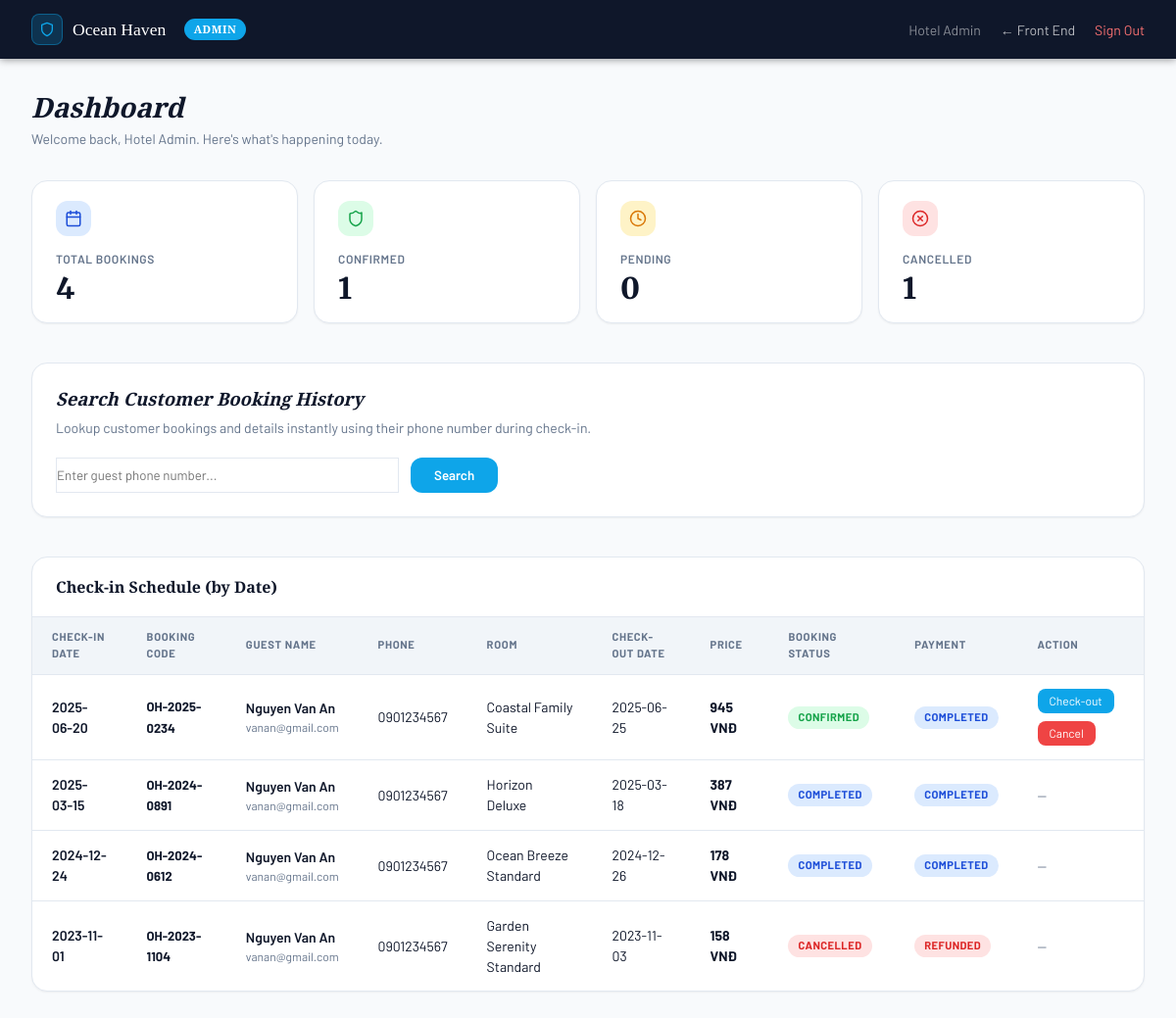
The app's page /admin/index.php (signed in) with its own data.
### tables this page shows
CREATE TABLE BOOKINGS (
  id VARCHAR(36) PRIMARY KEY,
  booking_code VARCHAR(50) UNIQUE,
  user_id VARCHAR(36),
  room_id VARCHAR(36),
  check_in DATE NOT NULL,
  check_out DATE NOT NULL,
  guest_count INT,
  guest_name VARCHAR(255),
  guest_email VARCHAR(255),
  guest_phone VARCHAR(20),
  special_requests TEXT,
  total_price DECIMAL(15,2),
  status ENUM('Pending', 'Confirmed', 'Completed', 'Cancelled') DEFAULT 'Pending',
  hold_expires_at TIMESTAMP NULL DEFAULT NULL,  
                                                
  create_at TIMESTAMP DEFAULT CURRENT_TIMESTAMP,
  FOREIGN KEY (user_id) REFERENCES USERS(id) ON DELETE SET NULL,
  FOREIGN KEY (room_id) REFERENCES ROOMS(id) ON DELETE SET NULL,
  CONSTRAINT chk_booking_dates CHECK (check_out > check_in),
  INDEX idx_room_dates (room_id, check_in, check_out),
  INDEX idx_status (status)
);

CREATE TABLE USERS (
  id VARCHAR(36) PRIMARY KEY,
  name VARCHAR(255),
  email VARCHAR(255) UNIQUE NOT NULL,
  avatar VARCHAR(255),
  role ENUM('user', 'admin') DEFAULT 'user',
  password_hash VARCHAR(255) NOT NULL,
  phone VARCHAR(20) UNIQUE NOT NULL,
  create_at TIMESTAMP DEFAULT CURRENT_TIMESTAMP
);

CREATE TABLE ROOMS (
  id VARCHAR(36) PRIMARY KEY,
  room_types_id VARCHAR(36),
  view_type_id VARCHAR(36),
  floor INT,
  name VARCHAR(255),
  rating DECIMAL(3,1) DEFAULT 0.0,
  review_count INT DEFAULT 0,
  size DECIMAL(10,2),
  max_guests INT NOT NULL,
  bed_type_id VARCHAR(36),
  bed_count INT,
  description TEXT,
  price DECIMAL(15,2) NOT NULL,
  is_active BOOLEAN DEFAULT TRUE,  
  FOREIGN KEY (room_types_id) REFERENCES ROOM_TYPES(id) ON DELETE SET NULL,
  FOREIGN KEY (view_type_id) REFERENCES VIEW_TYPES(id) ON DELETE SET NULL,
  FOREIGN KEY (bed_type_id) REFERENCES BED_TYPES(id) ON DELETE SET NULL
);

CREATE TABLE PAYMENTS (
  id VARCHAR(36) PRIMARY KEY,
  booking_id VARCHAR(36) UNIQUE,
  payment_method VARCHAR(50),
  transaction_id VARCHAR(255) UNIQUE,
  vnpay_order_id VARCHAR(150) UNIQUE,   
  amount DECIMAL(15,2),
  status ENUM('Pending', 'Completed', 'Failed', 'Refunded') DEFAULT 'Pending',
  paid_at TIMESTAMP NULL DEFAULT NULL,
  FOREIGN KEY (booking_id) REFERENCES BOOKINGS(id) ON DELETE CASCADE
);

### auth/session.php (called while the page is built, shortened)
<?php
function currentUser(): ?array {
    return [
        'id'    => $_SESSION['user_id'],
        'name'  => $_SESSION['user_name']  ?? '',
        'email' => $_SESSION['user_email'] ?? '',
        'role'  => $_SESSION['user_role']  ?? 'user',
        'phone' => $_SESSION['user_phone'] ?? '',
    ];
}

### admin/dashboard-data.php (called while the page is built, shortened)
<?php
function getDashboardStats($conn) {
    $stats = [];
    $stats['total_bookings'] = (int)(mysqli_fetch_assoc(mysqli_query($conn, "SELECT COUNT(*) AS c FROM BOOKINGS"))['c'] ?? 0);
    $stats['confirmed']      = (int)(mysqli_fetch_assoc(mysqli_query($conn, "SELECT COUNT(*) AS c FROM BOOKINGS WHERE status='Confirmed'"))['c'] ?? 0);
    $stats['pending']        = (int)(mysqli_fetch_assoc(mysqli_query($conn, "SELECT COUNT(*) AS c FROM BOOKINGS WHERE status='Pending'"))['c'] ?? 0);
    $stats['cancelled']      = (int)(mysqli_fetch_assoc(mysqli_query($conn, "SELECT COUNT(*) AS c FROM BOOKINGS WHERE status='Cancelled'"))['c'] ?? 0);
    $stats['total_users']    = (int)(mysqli_fetch_assoc(mysqli_query($conn, "SELECT COUNT(*) AS c FROM USERS WHERE role='user'"))['c'] ?? 0);
    $revenue_row             = mysqli_fetch_assoc(mysqli_query($conn, "SELECT COALESCE(SUM(amount),0) AS rev FROM PAYMENTS WHERE status='Completed'"));
    $stats['total_revenue']  = (float)($revenue_row['rev'] ?? 0);
    $stats['total_rooms']    = (int)(mysqli_fetch_assoc(mysqli_query($conn, "SELECT COUNT(*) AS c FROM ROOMS WHERE is_active=1"))['c'] ?? 0);
    return $stats;
}
function getCheckinsByDate($conn) {
    $checkins_res = mysqli_query($conn,
        "SELECT b.id AS booking_id, b.booking_code, b.guest_name, b.guest_phone, b.check_in, b.check_out, b.total_price, b.status,
                r.name AS room_name, u.email AS user_email, u.phone AS user_phone,
                p.status AS payment_status
         FROM BOOKINGS b
         LEFT JOIN ROOMS r ON b.room_id = r.id
         LEFT JOIN USERS u ON b.user_id = u.id
         LEFT JOIN PAYMENTS p ON b.id = p.booking_id
         ORDER BY b.check_in DESC"
    );
    $checkins_by_date = [];
    while ($row = mysqli_fetch_assoc($checkins_res)) {
        $checkins_by_date[] = $row;
    }
    return $checkins_by_date;
}

### admin/partials/_bookings-row.php (the view, shortened to what this page needs)
<?php
$is_checkin = isset($is_checkin_table) && $is_checkin_table;
$pill = 'pill-pending';
if ($row['status'] === 'Confirmed') $pill = 'pill-confirmed';
if ($row['status'] === 'Cancelled') $pill = 'pill-cancelled';
if ($row['status'] === 'Completed') $pill = 'pill-completed';
$payPill = 'pill-pending';
$payStatus = $row['payment_status'] ?? 'None';
if ($payStatus === 'Completed') $payPill = 'pill-completed';
if ($payStatus === 'Failed' || $payStatus === 'Refunded') $payPill = 'pill-cancelled';
?>
<tr <?= $is_checkin ? 'class="checkin-row"' : '' ?>>
  <?php if ($is_checkin): ?>
    <td class="row-checkin-date"><?= htmlspecialchars($row['check_in']) ?></td>
  <?php endif; ?>
  <td><span class="font-mono row-booking-code font-bold"><?= htmlspecialchars($row['booking_code']) ?></span></td>
  <td>
    <div class="row-guest-name"><?= htmlspecialchars($row['guest_name']) ?></div>
    <div class="row-guest-email"><?= htmlspecialchars($row['user_email'] ?? '—') ?></div>
  </td>
  <td><?= htmlspecialchars($row['guest_phone'] ?: $row['user_phone'] ?: '—') ?></td>
  <td><?= htmlspecialchars($row['room_name'] ?? '—') ?></td>
  <td><?= htmlspecialchars($row['check_out']) ?></td>
  <td class="row-total-price"><?= number_format((float)$row['total_price'], 0, ',', '.') ?> VNĐ</td>
  <td><span class="status-pill <?= $pill ?>" id="status-<?= $row['booking_id'] ?>"><?= htmlspecialchars($row['status']) ?></span></td>
  <td><span class="status-pill <?= $payPill ?>"><?= htmlspecialchars($payStatus) ?></span></td>
  <td>
    <div class="row-actions">
      <?php if ($row['status'] === 'Confirmed'): ?>
        <button class="btn-primary checkout-btn" data-id="<?= $row['booking_id'] ?>">
          Check-out
        </button>
      <?php endif; ?>
      <?php if (in_array($row['status'], ['Pending', 'Confirmed'])): ?>
        <button class="cancel-btn" data-id="<?= $row['booking_id'] ?>">
          Cancel
        </button>
      <?php endif; ?>
      <?php if (!in_array($row['status'], ['Pending', 'Confirmed'])): ?>
        <span class="no-action">—</span>
      <?php endif; ?>
    </div>
  </td>
</tr>

### admin/index.php (shortened to what this page needs)
<?php
require_once __DIR__ . '/../auth/session.php';
require_once __DIR__ . '/../config/db-connection.php';
require_once __DIR__ . '/dashboard-data.php';
$admin = currentUser();
$stats = getDashboardStats($conn);
$phone_search = isset($_GET['phone_search']) ? trim($_GET['phone_search']) : '';
$checkins_by_date = getCheckinsByDate($conn);
?>
<!DOCTYPE html>
<html lang="en">
<head>
  <link rel="stylesheet" href="/ocean_haven/assets/css/global.css">
  <link rel="stylesheet" href="/ocean_haven/assets/css/admin.css">
</head>
<body>
<div class="admin-wrap">
  <div class="admin-topbar">
    <div class="admin-topbar-brand">
      <div class="admin-topbar-brand-icon">
        <svg xmlns="http://www.w3.org/2000/svg" width="16" height="16" viewBox="0 0 24 24" fill="none"
             stroke="#0ea5e9" stroke-width="2" stroke-linecap="round" stroke-linejoin="round">
          <path d="M12 22s8-4 8-10V5l-8-3-8 3v7c0 6 8 10 8 10z"/>
        </svg>
      </div>
      Ocean Haven &nbsp;<span class="admin-topbar-badge">Admin</span>
    </div>
    <div class="admin-topbar-right">
      <span class="topbar-username">
        <?= htmlspecialchars($admin['name']) ?>
      </span>
      <a href="/ocean_haven/home.php">← Front End</a>
      <a href="/ocean_haven/auth/logout.php" class="topbar-logout">Sign Out</a>
    </div>
  </div>
  <main class="admin-main">
    <h1 class="admin-page-title">Dashboard</h1>
    <p class="admin-page-subtitle">Welcome back, <?= htmlspecialchars($admin['name']) ?>. Here's what's happening today.</p>
    <?php include __DIR__ . '/partials/_stats-cards.php'; ?>
    <?php include __DIR__ . '/partials/_search-panel.php'; ?>
    <?php include __DIR__ . '/partials/_checkins-table.php'; ?>
  </main>
</div>
</body>
</html>

### admin/partials/_stats-cards.php (shortened to what this page needs)
<div class="stat-grid mb-2-5">
  <div class="stat-card">
    <div class="stat-card-icon icon-blue">
    </div>
    <div class="stat-card-label">Total Bookings</div>
    <div class="stat-card-value"><?= $stats['total_bookings'] ?></div>
  </div>
  <div class="stat-card">
    <div class="stat-card-icon icon-green">
    </div>
    <div class="stat-card-label">Confirmed</div>
    <div class="stat-card-value"><?= $stats['confirmed'] ?></div>
  </div>
  <div class="stat-card">
    <div class="stat-card-icon icon-amber">
      <svg xmlns="http://www.w3.org/2000/svg" width="18" height="18" viewBox="0 0 24 24" fill="none" stroke="currentColor" stroke-width="2" stroke-linecap="round" stroke-linejoin="round"><circle cx="12" cy="12" r="10"/><polyline points="12 6 12 12 16 14"/></svg>
    </div>
    <div class="stat-card-label">Pending</div>
    <div class="stat-card-value"><?= $stats['pending'] ?></div>
  </div>
  <div class="stat-card">
    <div class="stat-card-icon icon-red">
      <svg xmlns="http://www.w3.org/2000/svg" width="18" height="18" viewBox="0 0 24 24" fill="none" stroke="currentColor" stroke-width="2" stroke-linecap="round" stroke-linejoin="round"><circle cx="12" cy="12" r="10"/><line x1="15" x2="9" y1="9" y2="15"/><line x1="9" x2="15" y1="9" y2="15"/></svg>
    </div>
    <div class="stat-card-label">Cancelled</div>
    <div class="stat-card-value"><?= $stats['cancelled'] ?></div>
  </div>
</div>

### admin/partials/_search-panel.php (shortened to what this page needs)
<div class="admin-card mb-2-5" style="padding: 1.5rem;">
  <h2 class="dashboard-heading">Search Customer Booking History</h2>
  <p class="dashboard-subtitle">
    Lookup customer bookings and details instantly using their phone number during check-in.
  </p>
  <form method="GET" action="index.php" class="search-form">
    <input type="text" name="phone_search" placeholder="Enter guest phone number..."
           class="form-control search-input"
           value="<?= htmlspecialchars($phone_search) ?>" required>
    <button type="submit" class="btn-primary search-btn">
      Search
    </button>
  </form>
</div>

### admin/partials/_checkins-table.php (shortened to what this page needs)
<div class="admin-card mb-2-5">
  <div class="admin-card-header">
    <h2>Check-in Schedule (by Date)</h2>
  </div>
  <div style="overflow-x:auto;">
    <table class="admin-table">
      <thead>
        <tr>
          <th>Check-in Date</th>
          <th>Booking Code</th>
          <th>Guest Name</th>
          <th>Phone</th>
          <th>Room</th>
          <th>Check-out Date</th>
          <th>Price</th>
          <th>Booking Status</th>
          <th>Payment</th>
          <th>Action</th>
        </tr>
      </thead>
      <tbody>
        <?php if (empty($checkins_by_date)): ?>
          <tr><td colspan="10" class="table-empty">No check-ins scheduled.</td></tr>
        <?php else: ?>
          <?php foreach ($checkins_by_date as $row): ?>
            <?php
              $is_checkin_table = true;
              include __DIR__ . '/_bookings-row.php';
            ?>
          <?php endforeach; ?>
        <?php endif; ?>
      </tbody>
    </table>
  </div>
</div>

### assets/css/global.css (style rules this page uses)
:root { --background: #f8fafc; --foreground: #0f172a; --card: #ffffff; --card-foreground: #0f172a; --primary: #3d64b0; --primary-btn-bg: #0ea5e9; --primary-light: #0c266dd7; --primary-foreground: #ffffff; --secondary: #f1f5f9; --secondary-foreground: #1e293b; --muted: #f1f5f9; --muted-foreground: #64748b; --accent: #0ea5e9; --accent-light: #e0f2fe; --accent-foreground: #0369a1; --border: #e2e8f0; --border-focus: #3b82f6; --radius-sm: 0.5rem; --radius-md: 0.75rem; --radius-lg: 1rem; --radius-xl: 1.5rem; --radius-full: 9999px; --font-display: 'Crimson Pro', Georgia, serif; --font-body: 'Barlow', system-ui, sans-serif; --font-price-tag: 'Merriweather', 'DINPro', sans-serif; --shadow-sm: 0 1px 2px 0 rgb(0 0 0 / 0.05); --shadow-md: 0 4px 6px -1px rgb(0 0 0 / 0.1), 0 2px 4px -2px rgb(0 0 0 / 0.1); --shadow-lg: 0 10px 15px -3px rgb(0 0 0 / 0.1), 0 4px 6px -4px rgb(0 0 0 / 0.1); --shadow-xl: 0 20px 25px -5px rgb(0 0 0 / 0.1), 0 8px 10px -6px rgb(0 0 0 / 0.1); }
html { scroll-behavior: smooth; }
* { box-sizing: border-box; margin: 0; padding: 0; }
body { font-family: var(--font-body); background-color: var(--background); color: var(--foreground); line-height: 1.5; -webkit-font-smoothing: antialiased; min-height: 100vh; display: flex; flex-direction: column; }
h1, h2, h3, h4, h5, h6 { font-family: var(--font-display); font-optical-sizing: auto; font-weight: 600; font-style: italic; line-height: 1.25; }
a { color: inherit; text-decoration: none; }
button { font-family: inherit; cursor: pointer; border: none; background: none; outline: none; transition: all 0.2s ease; }
input, select, textarea { font-family: inherit; outline: none; }
.font-bold { font-weight: 700; }
.btn-primary { background-color: var(--primary-btn-bg); color: var(--primary-foreground); transition: background-color 0.2s ease; }

### records on screen
bookings: check_in "2025-06-20", booking_code "OH-2025-0234", guest_name "Nguyen Van An", user.email "vanan@gmail.com", guest_phone "0901234567", room.name "Coastal Family Suite", check_out "2025-06-25", total_price "945", status "CONFIRMED", payments.status "COMPLETED"
bookings: check_in "2025-03-15", booking_code "OH-2024-0891", guest_name "Nguyen Van An", user.email "vanan@gmail.com", guest_phone "0901234567", room.name "Horizon Deluxe", check_out "2025-03-18", total_price "387", status "COMPLETED", payments.status "COMPLETED"
bookings: check_in "2024-12-24", booking_code "OH-2024-0612", guest_name "Nguyen Van An", user.email "vanan@gmail.com", guest_phone "0901234567", room.name "Ocean Breeze Standard", check_out "2024-12-26", total_price "178", status "COMPLETED", payments.status "COMPLETED"
bookings: check_in "2023-11-01", booking_code "OH-2023-1104", guest_name "Nguyen Van An", user.email "vanan@gmail.com", guest_phone "0901234567", room.name "Garden Serenity Standard", check_out "2023-11-03", total_price "158", status "CANCELLED", payments.status "REFUNDED"

### other values on screen
$admin['name'] "Hotel Admin"
$stats['total_bookings'] "4"
$stats['confirmed'] "1"
$stats['pending'] "0"
$stats['cancelled'] "1"
